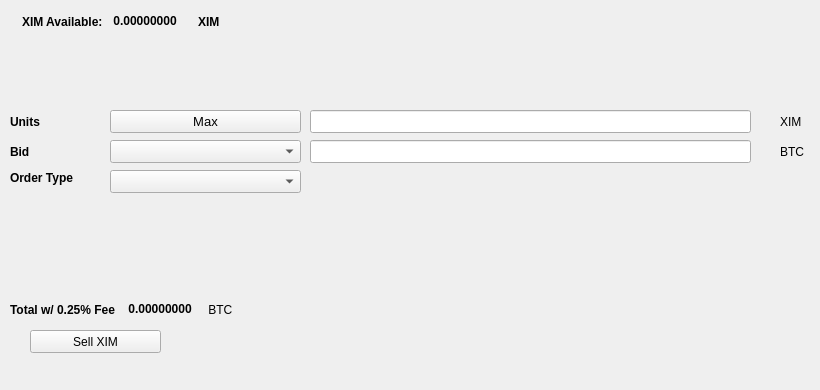
   <widget class="QWidget" name="SellTab">
    <attribute name="title">
     <string>Sell</string>
    </attribute>
    <widget class="QLabel" name="label_16">
     <property name="geometry">
      <rect>
       <x>780</x>
       <y>140</y>
       <width>31</width>
       <height>23</height>
      </rect>
     </property>
     <property name="text">
      <string>BTC</string>
     </property>
    </widget>
    <widget class="QComboBox" name="SellBidcomboBox">
     <property name="geometry">
      <rect>
       <x>110</x>
       <y>140</y>
       <width>191</width>
       <height>23</height>
      </rect>
     </property>
     <property name="font">
      <font>
       <pointsize>10</pointsize>
      </font>
     </property>
    </widget>
    <widget class="QLabel" name="label_18">
     <property name="geometry">
      <rect>
       <x>10</x>
       <y>110</y>
       <width>46</width>
       <height>23</height>
      </rect>
     </property>
     <property name="font">
      <font>
       <weight>75</weight>
       <bold>true</bold>
      </font>
     </property>
     <property name="text">
      <string>Units</string>
     </property>
    </widget>
    <widget class="QPushButton" name="Sell_Max_Amount">
     <property name="geometry">
      <rect>
       <x>110</x>
       <y>110</y>
       <width>191</width>
       <height>23</height>
      </rect>
     </property>
     <property name="font">
      <font>
       <pointsize>10</pointsize>
      </font>
     </property>
     <property name="text">
      <string>Max</string>
     </property>
    </widget>
    <widget class="QLabel" name="label_20">
     <property name="geometry">
      <rect>
       <x>10</x>
       <y>170</y>
       <width>91</width>
       <height>16</height>
      </rect>
     </property>
     <property name="font">
      <font>
       <weight>75</weight>
       <bold>true</bold>
      </font>
     </property>
     <property name="text">
      <string>Order Type</string>
     </property>
    </widget>
    <widget class="QComboBox" name="SellOrdertypeCombo">
     <property name="geometry">
      <rect>
       <x>110</x>
       <y>170</y>
       <width>191</width>
       <height>23</height>
      </rect>
     </property>
     <property name="font">
      <font>
       <pointsize>10</pointsize>
      </font>
     </property>
    </widget>
    <widget class="QLabel" name="label_21">
     <property name="geometry">
      <rect>
       <x>10</x>
       <y>140</y>
       <width>46</width>
       <height>23</height>
      </rect>
     </property>
     <property name="font">
      <font>
       <weight>75</weight>
       <bold>true</bold>
      </font>
     </property>
     <property name="text">
      <string>Bid</string>
     </property>
    </widget>
    <widget class="QLabel" name="label_22">
     <property name="geometry">
      <rect>
       <x>780</x>
       <y>110</y>
       <width>31</width>
       <height>23</height>
      </rect>
     </property>
     <property name="text">
      <string>XIM</string>
     </property>
    </widget>
    <widget class="QLineEdit" name="UnitsInputXIM">
     <property name="geometry">
      <rect>
       <x>310</x>
       <y>110</y>
       <width>441</width>
       <height>23</height>
      </rect>
     </property>
     <property name="font">
      <font>
       <pointsize>9</pointsize>
       <weight>75</weight>
       <bold>true</bold>
      </font>
     </property>
    </widget>
    <widget class="QLineEdit" name="SellBidPriceEdit">
     <property name="geometry">
      <rect>
       <x>310</x>
       <y>140</y>
       <width>441</width>
       <height>23</height>
      </rect>
     </property>
     <property name="font">
      <font>
       <pointsize>9</pointsize>
       <weight>75</weight>
       <bold>true</bold>
      </font>
     </property>
    </widget>
    <widget class="QPushButton" name="SellXIMBTN">
     <property name="geometry">
      <rect>
       <x>30</x>
       <y>330</y>
       <width>131</width>
       <height>23</height>
      </rect>
     </property>
     <property name="text">
      <string>Sell XIM</string>
     </property>
     <property name="icon">
      <iconset resource="../ximblock">
       <normaloff>:/icons/bitcoin</normaloff>:/icons/bitcoin</iconset>
     </property>
    </widget>
    <widget class="QWidget" name="layoutWidget3">
     <property name="geometry">
      <rect>
       <x>22</x>
       <y>12</y>
       <width>258</width>
       <height>19</height>
      </rect>
     </property>
     <layout class="QHBoxLayout" name="horizontalLayout">
      <item>
       <widget class="QLabel" name="label232_2">
        <property name="font">
         <font>
          <weight>75</weight>
          <bold>true</bold>
         </font>
        </property>
        <property name="text">
         <string>XIM Available:</string>
        </property>
       </widget>
      </item>
      <item>
       <widget class="QLabel" name="XIMAvailableLabel">
        <property name="palette">
         <palette>
          <active>
           <colorrole role="WindowText">
            <brush brushstyle="SolidPattern">
             <color alpha="255">
              <red>0</red>
              <green>0</green>
              <blue>0</blue>
             </color>
            </brush>
           </colorrole>
           <colorrole role="Button">
            <brush brushstyle="SolidPattern">
             <color alpha="255">
              <red>0</red>
              <green>170</green>
              <blue>0</blue>
             </color>
            </brush>
           </colorrole>
           <colorrole role="Light">
            <brush brushstyle="SolidPattern">
             <color alpha="255">
              <red>0</red>
              <green>255</green>
              <blue>0</blue>
             </color>
            </brush>
           </colorrole>
           <colorrole role="Midlight">
            <brush brushstyle="SolidPattern">
             <color alpha="255">
              <red>0</red>
              <green>212</green>
              <blue>0</blue>
             </color>
            </brush>
           </colorrole>
           <colorrole role="Dark">
            <brush brushstyle="SolidPattern">
             <color alpha="255">
              <red>0</red>
              <green>85</green>
              <blue>0</blue>
             </color>
            </brush>
           </colorrole>
           <colorrole role="Mid">
            <brush brushstyle="SolidPattern">
             <color alpha="255">
              <red>0</red>
              <green>113</green>
              <blue>0</blue>
             </color>
            </brush>
           </colorrole>
           <colorrole role="Text">
            <brush brushstyle="SolidPattern">
             <color alpha="255">
              <red>0</red>
              <green>170</green>
              <blue>0</blue>
             </color>
            </brush>
           </colorrole>
           <colorrole role="BrightText">
            <brush brushstyle="SolidPattern">
             <color alpha="255">
              <red>255</red>
              <green>255</green>
              <blue>255</blue>
             </color>
            </brush>
           </colorrole>
           <colorrole role="ButtonText">
            <brush brushstyle="SolidPattern">
             <color alpha="255">
              <red>0</red>
              <green>0</green>
              <blue>0</blue>
             </color>
            </brush>
           </colorrole>
           <colorrole role="Base">
            <brush brushstyle="SolidPattern">
             <color alpha="255">
              <red>255</red>
              <green>255</green>
              <blue>255</blue>
             </color>
            </brush>
           </colorrole>
           <colorrole role="Window">
            <brush brushstyle="SolidPattern">
             <color alpha="255">
              <red>0</red>
              <green>170</green>
              <blue>0</blue>
             </color>
            </brush>
           </colorrole>
           <colorrole role="Shadow">
            <brush brushstyle="SolidPattern">
             <color alpha="255">
              <red>0</red>
              <green>0</green>
              <blue>0</blue>
             </color>
            </brush>
           </colorrole>
           <colorrole role="AlternateBase">
            <brush brushstyle="SolidPattern">
             <color alpha="255">
              <red>127</red>
              <green>212</green>
              <blue>127</blue>
             </color>
            </brush>
           </colorrole>
           <colorrole role="ToolTipBase">
            <brush brushstyle="SolidPattern">
             <color alpha="255">
              <red>255</red>
              <green>255</green>
              <blue>220</blue>
             </color>
            </brush>
           </colorrole>
           <colorrole role="ToolTipText">
            <brush brushstyle="SolidPattern">
             <color alpha="255">
              <red>0</red>
              <green>0</green>
              <blue>0</blue>
             </color>
            </brush>
           </colorrole>
          </active>
          <inactive>
           <colorrole role="WindowText">
            <brush brushstyle="SolidPattern">
             <color alpha="255">
              <red>0</red>
              <green>0</green>
              <blue>0</blue>
             </color>
            </brush>
           </colorrole>
           <colorrole role="Button">
            <brush brushstyle="SolidPattern">
             <color alpha="255">
              <red>0</red>
              <green>170</green>
              <blue>0</blue>
             </color>
            </brush>
           </colorrole>
           <colorrole role="Light">
            <brush brushstyle="SolidPattern">
             <color alpha="255">
              <red>0</red>
              <green>255</green>
              <blue>0</blue>
             </color>
            </brush>
           </colorrole>
           <colorrole role="Midlight">
            <brush brushstyle="SolidPattern">
             <color alpha="255">
              <red>0</red>
              <green>212</green>
              <blue>0</blue>
             </color>
            </brush>
           </colorrole>
           <colorrole role="Dark">
            <brush brushstyle="SolidPattern">
             <color alpha="255">
              <red>0</red>
              <green>85</green>
              <blue>0</blue>
             </color>
            </brush>
           </colorrole>
           <colorrole role="Mid">
            <brush brushstyle="SolidPattern">
             <color alpha="255">
              <red>0</red>
              <green>113</green>
              <blue>0</blue>
             </color>
            </brush>
           </colorrole>
           <colorrole role="Text">
            <brush brushstyle="SolidPattern">
             <color alpha="255">
              <red>0</red>
              <green>170</green>
              <blue>0</blue>
             </color>
            </brush>
           </colorrole>
           <colorrole role="BrightText">
            <brush brushstyle="SolidPattern">
             <color alpha="255">
              <red>255</red>
              <green>255</green>
              <blue>255</blue>
             </color>
            </brush>
           </colorrole>
           <colorrole role="ButtonText">
            <brush brushstyle="SolidPattern">
             <color alpha="255">
              <red>0</red>
              <green>0</green>
              <blue>0</blue>
             </color>
            </brush>
           </colorrole>
           <colorrole role="Base">
            <brush brushstyle="SolidPattern">
             <color alpha="255">
              <red>255</red>
              <green>255</green>
              <blue>255</blue>
             </color>
            </brush>
           </colorrole>
           <colorrole role="Window">
            <brush brushstyle="SolidPattern">
             <color alpha="255">
              <red>0</red>
              <green>170</green>
              <blue>0</blue>
             </color>
            </brush>
           </colorrole>
           <colorrole role="Shadow">
            <brush brushstyle="SolidPattern">
             <color alpha="255">
              <red>0</red>
              <green>0</green>
              <blue>0</blue>
             </color>
            </brush>
           </colorrole>
           <colorrole role="AlternateBase">
            <brush brushstyle="SolidPattern">
             <color alpha="255">
              <red>127</red>
              <green>212</green>
              <blue>127</blue>
             </color>
            </brush>
           </colorrole>
           <colorrole role="ToolTipBase">
            <brush brushstyle="SolidPattern">
             <color alpha="255">
              <red>255</red>
              <green>255</green>
              <blue>220</blue>
             </color>
            </brush>
           </colorrole>
           <colorrole role="ToolTipText">
            <brush brushstyle="SolidPattern">
             <color alpha="255">
              <red>0</red>
              <green>0</green>
              <blue>0</blue>
             </color>
            </brush>
           </colorrole>
          </inactive>
          <disabled>
           <colorrole role="WindowText">
            <brush brushstyle="SolidPattern">
             <color alpha="255">
              <red>0</red>
              <green>85</green>
              <blue>0</blue>
             </color>
            </brush>
           </colorrole>
           <colorrole role="Button">
            <brush brushstyle="SolidPattern">
             <color alpha="255">
              <red>0</red>
              <green>170</green>
              <blue>0</blue>
             </color>
            </brush>
           </colorrole>
           <colorrole role="Light">
            <brush brushstyle="SolidPattern">
             <color alpha="255">
              <red>0</red>
              <green>255</green>
              <blue>0</blue>
             </color>
            </brush>
           </colorrole>
           <colorrole role="Midlight">
            <brush brushstyle="SolidPattern">
             <color alpha="255">
              <red>0</red>
              <green>212</green>
              <blue>0</blue>
             </color>
            </brush>
           </colorrole>
           <colorrole role="Dark">
            <brush brushstyle="SolidPattern">
             <color alpha="255">
              <red>0</red>
              <green>85</green>
              <blue>0</blue>
             </color>
            </brush>
           </colorrole>
           <colorrole role="Mid">
            <brush brushstyle="SolidPattern">
             <color alpha="255">
              <red>0</red>
              <green>113</green>
              <blue>0</blue>
             </color>
            </brush>
           </colorrole>
           <colorrole role="Text">
            <brush brushstyle="SolidPattern">
             <color alpha="255">
              <red>0</red>
              <green>85</green>
              <blue>0</blue>
             </color>
            </brush>
           </colorrole>
           <colorrole role="BrightText">
            <brush brushstyle="SolidPattern">
             <color alpha="255">
              <red>255</red>
              <green>255</green>
              <blue>255</blue>
             </color>
            </brush>
           </colorrole>
           <colorrole role="ButtonText">
            <brush brushstyle="SolidPattern">
             <color alpha="255">
              <red>0</red>
              <green>85</green>
              <blue>0</blue>
             </color>
            </brush>
           </colorrole>
           <colorrole role="Base">
            <brush brushstyle="SolidPattern">
             <color alpha="255">
              <red>0</red>
              <green>170</green>
              <blue>0</blue>
             </color>
            </brush>
           </colorrole>
           <colorrole role="Window">
            <brush brushstyle="SolidPattern">
             <color alpha="255">
              <red>0</red>
              <green>170</green>
              <blue>0</blue>
             </color>
            </brush>
           </colorrole>
           <colorrole role="Shadow">
            <brush brushstyle="SolidPattern">
             <color alpha="255">
              <red>0</red>
              <green>0</green>
              <blue>0</blue>
             </color>
            </brush>
           </colorrole>
           <colorrole role="AlternateBase">
            <brush brushstyle="SolidPattern">
             <color alpha="255">
              <red>0</red>
              <green>170</green>
              <blue>0</blue>
             </color>
            </brush>
           </colorrole>
           <colorrole role="ToolTipBase">
            <brush brushstyle="SolidPattern">
             <color alpha="255">
              <red>255</red>
              <green>255</green>
              <blue>220</blue>
             </color>
            </brush>
           </colorrole>
           <colorrole role="ToolTipText">
            <brush brushstyle="SolidPattern">
             <color alpha="255">
              <red>0</red>
              <green>0</green>
              <blue>0</blue>
             </color>
            </brush>
           </colorrole>
          </disabled>
         </palette>
        </property>
        <property name="font">
         <font>
          <weight>75</weight>
          <bold>true</bold>
         </font>
        </property>
        <property name="text">
         <string> 0.00000000 </string>
        </property>
        <property name="textInteractionFlags">
         <set>Qt::LinksAccessibleByMouse|Qt::TextSelectableByKeyboard|Qt::TextSelectableByMouse</set>
        </property>
       </widget>
      </item>
      <item>
       <widget class="QLabel" name="labelXIM">
        <property name="font">
         <font>
          <weight>75</weight>
          <bold>true</bold>
         </font>
        </property>
        <property name="text">
         <string>XIM</string>
        </property>
       </widget>
      </item>
     </layout>
    </widget>
    <widget class="QWidget" name="layoutWidget">
     <property name="geometry">
      <rect>
       <x>10</x>
       <y>300</y>
       <width>268</width>
       <height>19</height>
      </rect>
     </property>
     <layout class="QHBoxLayout" name="horizontalLayout_2">
      <item>
       <widget class="QLabel" name="label_19">
        <property name="font">
         <font>
          <weight>75</weight>
          <bold>true</bold>
         </font>
        </property>
        <property name="text">
         <string>Total w/ 0.25% Fee </string>
        </property>
       </widget>
      </item>
      <item>
       <widget class="QLabel" name="SellCostLabel">
        <property name="palette">
         <palette>
          <active>
           <colorrole role="WindowText">
            <brush brushstyle="SolidPattern">
             <color alpha="255">
              <red>0</red>
              <green>0</green>
              <blue>0</blue>
             </color>
            </brush>
           </colorrole>
           <colorrole role="Button">
            <brush brushstyle="SolidPattern">
             <color alpha="255">
              <red>0</red>
              <green>170</green>
              <blue>0</blue>
             </color>
            </brush>
           </colorrole>
           <colorrole role="Light">
            <brush brushstyle="SolidPattern">
             <color alpha="255">
              <red>0</red>
              <green>255</green>
              <blue>0</blue>
             </color>
            </brush>
           </colorrole>
           <colorrole role="Midlight">
            <brush brushstyle="SolidPattern">
             <color alpha="255">
              <red>0</red>
              <green>212</green>
              <blue>0</blue>
             </color>
            </brush>
           </colorrole>
           <colorrole role="Dark">
            <brush brushstyle="SolidPattern">
             <color alpha="255">
              <red>0</red>
              <green>85</green>
              <blue>0</blue>
             </color>
            </brush>
           </colorrole>
           <colorrole role="Mid">
            <brush brushstyle="SolidPattern">
             <color alpha="255">
              <red>0</red>
              <green>113</green>
              <blue>0</blue>
             </color>
            </brush>
           </colorrole>
           <colorrole role="Text">
            <brush brushstyle="SolidPattern">
             <color alpha="255">
              <red>0</red>
              <green>170</green>
              <blue>0</blue>
             </color>
            </brush>
           </colorrole>
           <colorrole role="BrightText">
            <brush brushstyle="SolidPattern">
             <color alpha="255">
              <red>255</red>
              <green>255</green>
              <blue>255</blue>
             </color>
            </brush>
           </colorrole>
           <colorrole role="ButtonText">
            <brush brushstyle="SolidPattern">
             <color alpha="255">
              <red>0</red>
              <green>0</green>
              <blue>0</blue>
             </color>
            </brush>
           </colorrole>
           <colorrole role="Base">
            <brush brushstyle="SolidPattern">
             <color alpha="255">
              <red>255</red>
              <green>255</green>
              <blue>255</blue>
             </color>
            </brush>
           </colorrole>
           <colorrole role="Window">
            <brush brushstyle="SolidPattern">
             <color alpha="255">
              <red>0</red>
              <green>170</green>
              <blue>0</blue>
             </color>
            </brush>
           </colorrole>
           <colorrole role="Shadow">
            <brush brushstyle="SolidPattern">
             <color alpha="255">
              <red>0</red>
              <green>0</green>
              <blue>0</blue>
             </color>
            </brush>
           </colorrole>
           <colorrole role="AlternateBase">
            <brush brushstyle="SolidPattern">
             <color alpha="255">
              <red>127</red>
              <green>212</green>
              <blue>127</blue>
             </color>
            </brush>
           </colorrole>
           <colorrole role="ToolTipBase">
            <brush brushstyle="SolidPattern">
             <color alpha="255">
              <red>255</red>
              <green>255</green>
              <blue>220</blue>
             </color>
            </brush>
           </colorrole>
           <colorrole role="ToolTipText">
            <brush brushstyle="SolidPattern">
             <color alpha="255">
              <red>0</red>
              <green>0</green>
              <blue>0</blue>
             </color>
            </brush>
           </colorrole>
          </active>
          <inactive>
           <colorrole role="WindowText">
            <brush brushstyle="SolidPattern">
             <color alpha="255">
              <red>0</red>
              <green>0</green>
              <blue>0</blue>
             </color>
            </brush>
           </colorrole>
           <colorrole role="Button">
            <brush brushstyle="SolidPattern">
             <color alpha="255">
              <red>0</red>
              <green>170</green>
              <blue>0</blue>
             </color>
            </brush>
           </colorrole>
           <colorrole role="Light">
            <brush brushstyle="SolidPattern">
             <color alpha="255">
              <red>0</red>
              <green>255</green>
              <blue>0</blue>
             </color>
            </brush>
           </colorrole>
           <colorrole role="Midlight">
            <brush brushstyle="SolidPattern">
             <color alpha="255">
              <red>0</red>
              <green>212</green>
              <blue>0</blue>
             </color>
            </brush>
           </colorrole>
           <colorrole role="Dark">
            <brush brushstyle="SolidPattern">
             <color alpha="255">
              <red>0</red>
              <green>85</green>
              <blue>0</blue>
             </color>
            </brush>
           </colorrole>
           <colorrole role="Mid">
            <brush brushstyle="SolidPattern">
             <color alpha="255">
              <red>0</red>
              <green>113</green>
              <blue>0</blue>
             </color>
            </brush>
           </colorrole>
           <colorrole role="Text">
            <brush brushstyle="SolidPattern">
             <color alpha="255">
              <red>0</red>
              <green>170</green>
              <blue>0</blue>
             </color>
            </brush>
           </colorrole>
           <colorrole role="BrightText">
            <brush brushstyle="SolidPattern">
             <color alpha="255">
              <red>255</red>
              <green>255</green>
              <blue>255</blue>
             </color>
            </brush>
           </colorrole>
           <colorrole role="ButtonText">
            <brush brushstyle="SolidPattern">
             <color alpha="255">
              <red>0</red>
              <green>0</green>
              <blue>0</blue>
             </color>
            </brush>
           </colorrole>
           <colorrole role="Base">
            <brush brushstyle="SolidPattern">
             <color alpha="255">
              <red>255</red>
              <green>255</green>
              <blue>255</blue>
             </color>
            </brush>
           </colorrole>
           <colorrole role="Window">
            <brush brushstyle="SolidPattern">
             <color alpha="255">
              <red>0</red>
              <green>170</green>
              <blue>0</blue>
             </color>
            </brush>
           </colorrole>
           <colorrole role="Shadow">
            <brush brushstyle="SolidPattern">
             <color alpha="255">
              <red>0</red>
              <green>0</green>
              <blue>0</blue>
             </color>
            </brush>
           </colorrole>
           <colorrole role="AlternateBase">
            <brush brushstyle="SolidPattern">
             <color alpha="255">
              <red>127</red>
              <green>212</green>
              <blue>127</blue>
             </color>
            </brush>
           </colorrole>
           <colorrole role="ToolTipBase">
            <brush brushstyle="SolidPattern">
             <color alpha="255">
              <red>255</red>
              <green>255</green>
              <blue>220</blue>
             </color>
            </brush>
           </colorrole>
           <colorrole role="ToolTipText">
            <brush brushstyle="SolidPattern">
             <color alpha="255">
              <red>0</red>
              <green>0</green>
              <blue>0</blue>
             </color>
            </brush>
           </colorrole>
          </inactive>
          <disabled>
           <colorrole role="WindowText">
            <brush brushstyle="SolidPattern">
             <color alpha="255">
              <red>0</red>
              <green>85</green>
              <blue>0</blue>
             </color>
            </brush>
           </colorrole>
           <colorrole role="Button">
            <brush brushstyle="SolidPattern">
             <color alpha="255">
              <red>0</red>
              <green>170</green>
              <blue>0</blue>
             </color>
            </brush>
           </colorrole>
           <colorrole role="Light">
            <brush brushstyle="SolidPattern">
             <color alpha="255">
              <red>0</red>
              <green>255</green>
              <blue>0</blue>
             </color>
            </brush>
           </colorrole>
           <colorrole role="Midlight">
            <brush brushstyle="SolidPattern">
             <color alpha="255">
              <red>0</red>
              <green>212</green>
              <blue>0</blue>
             </color>
            </brush>
           </colorrole>
           <colorrole role="Dark">
            <brush brushstyle="SolidPattern">
             <color alpha="255">
              <red>0</red>
              <green>85</green>
              <blue>0</blue>
             </color>
            </brush>
           </colorrole>
           <colorrole role="Mid">
            <brush brushstyle="SolidPattern">
             <color alpha="255">
              <red>0</red>
              <green>113</green>
              <blue>0</blue>
             </color>
            </brush>
           </colorrole>
           <colorrole role="Text">
            <brush brushstyle="SolidPattern">
             <color alpha="255">
              <red>0</red>
              <green>85</green>
              <blue>0</blue>
             </color>
            </brush>
           </colorrole>
           <colorrole role="BrightText">
            <brush brushstyle="SolidPattern">
             <color alpha="255">
              <red>255</red>
              <green>255</green>
              <blue>255</blue>
             </color>
            </brush>
           </colorrole>
           <colorrole role="ButtonText">
            <brush brushstyle="SolidPattern">
             <color alpha="255">
              <red>0</red>
              <green>85</green>
              <blue>0</blue>
             </color>
            </brush>
           </colorrole>
           <colorrole role="Base">
            <brush brushstyle="SolidPattern">
             <color alpha="255">
              <red>0</red>
              <green>170</green>
              <blue>0</blue>
             </color>
            </brush>
           </colorrole>
           <colorrole role="Window">
            <brush brushstyle="SolidPattern">
             <color alpha="255">
              <red>0</red>
              <green>170</green>
              <blue>0</blue>
             </color>
            </brush>
           </colorrole>
           <colorrole role="Shadow">
            <brush brushstyle="SolidPattern">
             <color alpha="255">
              <red>0</red>
              <green>0</green>
              <blue>0</blue>
             </color>
            </brush>
           </colorrole>
           <colorrole role="AlternateBase">
            <brush brushstyle="SolidPattern">
             <color alpha="255">
              <red>0</red>
              <green>170</green>
              <blue>0</blue>
             </color>
            </brush>
           </colorrole>
           <colorrole role="ToolTipBase">
            <brush brushstyle="SolidPattern">
             <color alpha="255">
              <red>255</red>
              <green>255</green>
              <blue>220</blue>
             </color>
            </brush>
           </colorrole>
           <colorrole role="ToolTipText">
            <brush brushstyle="SolidPattern">
             <color alpha="255">
              <red>0</red>
              <green>0</green>
              <blue>0</blue>
             </color>
            </brush>
           </colorrole>
          </disabled>
         </palette>
        </property>
        <property name="font">
         <font>
          <weight>75</weight>
          <bold>true</bold>
         </font>
        </property>
        <property name="autoFillBackground">
         <bool>false</bool>
        </property>
        <property name="text">
         <string> 0.00000000</string>
        </property>
        <property name="textInteractionFlags">
         <set>Qt::LinksAccessibleByMouse|Qt::TextSelectableByMouse</set>
        </property>
       </widget>
      </item>
      <item>
       <widget class="QLabel" name="label_17">
        <property name="font">
         <font>
          <weight>50</weight>
          <bold>false</bold>
         </font>
        </property>
        <property name="text">
         <string> BTC</string>
        </property>
       </widget>
      </item>
     </layout>
    </widget>
    <widget class="QLabel" name="label_23">
     <property name="geometry">
      <rect>
       <x>460</x>
       <y>300</y>
       <width>281</width>
       <height>81</height>
      </rect>
     </property>
     <property name="text">
      <string/>
     </property>
     <property name="pixmap">
      <pixmap>:/images/bittrex</pixmap>
     </property>
    </widget>
   </widget>
